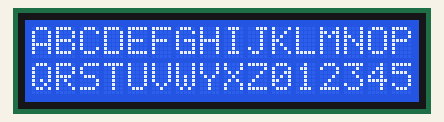
This sketch was run on a simulated Arduino Uno, built with avr-gcc and run on an emulated ATmega328P. On the bench: 16×2 character LCD. At 5.1 s the program stops and its outputs stay as they are.

Above: at 0.1 s.
At 5.1 s:
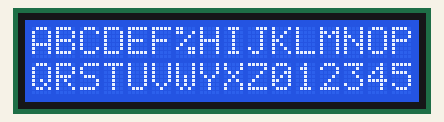

The sketch:

S5E1A.ino
```cpp
#include<LiquidCrystal.h>

//LiquidCrystal lcd(RS, ENABLE, DB4, DB5, DB6, DB7);
//LiquidCrystal lcd(RS, R/W, ENABLE, DB4, DB5, DB6, DB7);

LiquidCrystal lcd(11, 10, 9, 4, 5, 6, 7);

//LiquidCrystal lcd(11, 9, 4, 5, 6, 7);
void setup(void){
   lcd.begin(16,2);
   lcd.print("Hola, Mundo");

}

void loop(void){
     lcd.home();
     lcd.clear();
     lcd.print("ABCDEFGHIJKLMNOP");
     lcd.setCursor(0,1);
     lcd.print("QRSTUVWYXZ012345");
     delay(5000);
     lcd.setCursor(6,0);
     lcd.write('%');
     for(;;){

     }


}
```

S5E1.cpp
```cpp
#include<LiquidCrystal.h>

//LiquidCrystal lcd(RS, ENABLE, DB4, DB5, DB6, DB7);
LiquidCrystal lcd(8, 9, 4, 5, 6, 7);

void setup(void){
   lcd.begin(16,2);
   lcd.print("Hola, Mundo");

}

void loop(void){
    lcd.setCursor(14,0);
    lcd.print("h");
    for(;;){
      lcd.setCursor(0,1);
      lcd.print(analogRead(A0));
      lcd.setCursor(4,1);
      lcd.print(" a0");

      delay(500);
    }
}
```

S5E2.cpp
```cpp
#include<LiquidCrystal.h>

char dato=0;
int boton=0;
int tono = 30;
int estadoB1 = 0;
int estadoB2 = 0;
int i = 0;

//LiquidCrystal lcd(RS, ENABLE, DB4, DB5, DB6, DB7);
LiquidCrystal lcd(8, 9, 4, 5, 6, 7);

void setup(void){
   lcd.begin(16,2);
   lcd.print("Hola, Mundo");
   Serial.begin(9600);
   pinMode(11,OUTPUT);
    pinMode(12,INPUT_PULLUP);
   pinMode(13, INPUT_PULLUP);
}

void loop(void){
    lcd.setCursor(14,0);
    lcd.print("h");
    Serial.println("Inicio Etapa 1");
    for(;;){
      lcd.setCursor(0,1);
      lcd.print(analogRead(A0));
      lcd.setCursor(4,1);
      lcd.print(" a0");
      if(Serial.available() == 1);
      {
       dato = Serial.read();
       if(dato == 'A') {
           break;
       }
      }
      //delay(500);
    }
     Serial.println("fIN Etapa 1");
      Serial.println("Inicio Etapa 2");
    for(;;){
      estadoB1 = digitalRead(12);
      estadoB2 = digitalRead(13);
      if( estadoB1 == 0 && estadoB2 == 0)  tono = 30;
      else if (estadoB1 == 0 && estadoB2 == 1) tono = 50;
      else if (estadoB1 == 1 && estadoB2 == 0) tono = 100;
      else tono = 150;
      for(i = 0 ; i<100; i++){
        digitalWrite(11, HIGH);
        delayMicroseconds(tono);
        digitalWrite(11,LOW);
        delayMicroseconds(tono);

      }
      //delay(250);

    }
}
```
